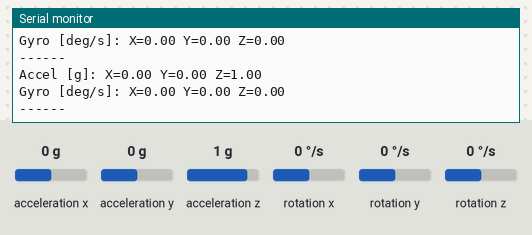
This sketch was run on a simulated ESP32. Parts: the last lines printed to the serial monitor. The inputs (shaded band) are chosen by the test bench; at power-on: acceleration x 0 g, acceleration y 0 g, acceleration z 1 g, rotation x 0 °/s, rotation y 0 °/s, rotation z 0 °/s.

Above: at 3.2 s.
3.3 s: acceleration x set to -1.4 g
At 4.6 s:
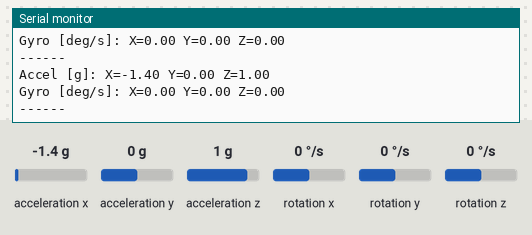
4.8 s: acceleration y set to -1.4 g
At 5.8 s:
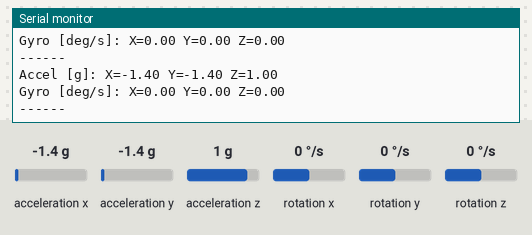
6.3 s: acceleration z set to -1.4 g
At 7.6 s:
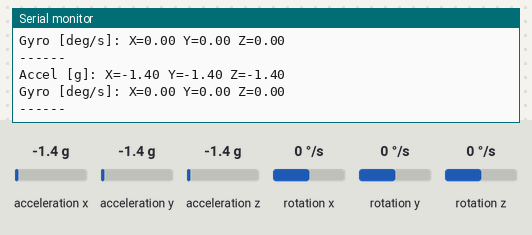
7.8 s: rotation x set to -192 °/s
At 8.7 s:
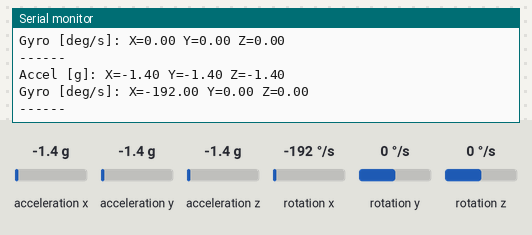
9.3 s: rotation y set to -192 °/s
At 10.6 s:
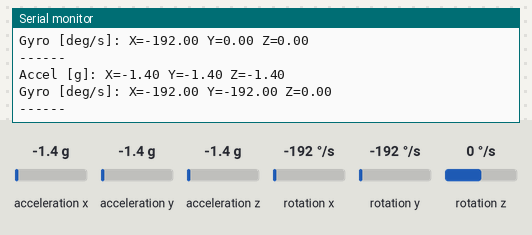

The sketch:

gyro_acc_no_magn.ino
```cpp
#include <MPU9250_asukiaaa.h>

MPU9250_asukiaaa mySensor;

void setup() {
  Serial.begin(115200);
  Wire.begin(21, 22); // Your ESP32 I2C pins
  delay(2000);

  mySensor.setWire(&Wire);
  mySensor.beginAccel();

  mySensor.beginGyro();

  Serial.println("MPU9250 initialized");
}

void loop() {
  mySensor.accelUpdate();

  mySensor.gyroUpdate();

  Serial.println("Accel [g]: X=" + String(mySensor.accelX()) +
                 " Y=" + String(mySensor.accelY()) +
                 " Z=" + String(mySensor.accelZ()));

  Serial.println("Gyro [deg/s]: X=" + String(mySensor.gyroX()) +
                 " Y=" + String(mySensor.gyroY()) +
                 " Z=" + String(mySensor.gyroZ()));


  Serial.println("------");
  delay(1000);
}
```

Measured:
- after the input at 3.3 s, the serial monitor: prints a new line after 0.71 s (image 1)
- after the input at 4.8 s, the serial monitor: prints a new line after 0.22 s (image 2)
- after the input at 6.3 s, the serial monitor: prints a new line after 0.73 s (image 3)
- after the input at 7.8 s, the serial monitor: prints a new line after 0.23 s (image 4)
- after the input at 9.3 s, the serial monitor: prints a new line after 0.74 s (image 5)
